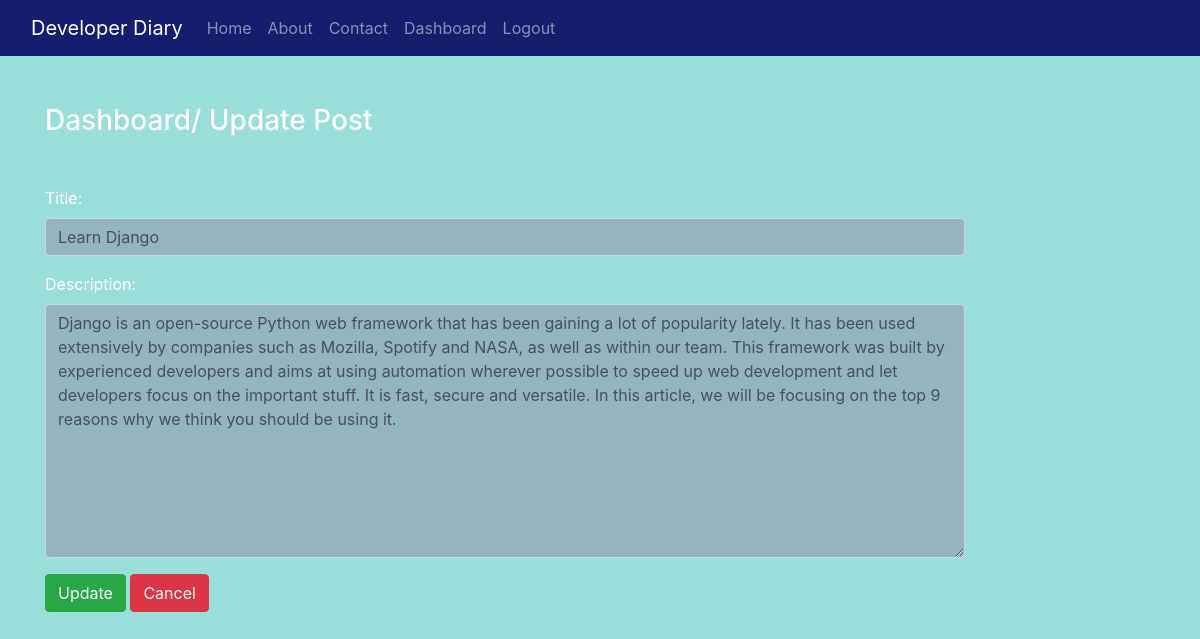
The page /updatepost/2/ (signed in) on the database its author committed.
### app/models.py (models this page shows)
class Post(models.Model):
 title = models.CharField(max_length=150)
 desc = models.TextField()

### app/views.py (the view)
# urls.py: path('updatepost/<int:id>/', views.update_post, name='updatepost'),
def update_post(request, id):
    if request.user.is_authenticated:
        if request.method == 'POST':
            pi = Post.objects.get(pk=id)
            form = PostForm(request.POST, instance=pi)
            if form.is_valid():
                form.save()
        else:
            pi = Post.objects.get(pk=id)
            form = PostForm(instance=pi)
        return render(request, 'blog/updatepost.html', {'form': form})
    else:
        return HttpResponseRedirect('/login/')

### app/forms.py
class PostForm(forms.ModelForm):
  class Meta:
    model = Post
    fields = ['title', 'desc']
    labels = {'title':'Title', 'desc':'Description'}
    widgets = {'title':forms.TextInput(attrs={'class':'form-control'}),
    'desc':forms.Textarea(attrs={'class':'form-control'}), }

### app/templates/blog/updatepost.html (shortened to what this page needs)
{% extends 'blog/base.html' %}
{% load static %}
{% block content %}
<div class="col-sm-10">
<h3 class="text-white my-5">Dashboard/ Update Post</h3>
<form action="" method="post" novalidate>
 {{form.as_p}}
 <input type="submit" value="Update" class="btn btn-success">
 <a href="{% url 'dashboard' %}" class="btn btn-danger">Cancel</a>
</form>
</div>
{% endblock content %}

### app/static/blog/css/style.css (style rules this page uses)
body { background-color: #98ded9; color: white; }
.form-control { background-color: #94b5c0; }

### rows shown on the page
Post: title "Learn Django", desc "Django is an open-source Python web framework that has been gaining a lot of popularity lately. It has been used extensively by companies such as Mozilla, Spotify and NASA, as well as within our team. This framework was built by experienced developers and aims at using automation wherever possible to speed up web development and let developers focus on the important stuff. It is fast, secure and versatile. In this article, we will be focusing on the top 9 reasons why we think you should be using it."
